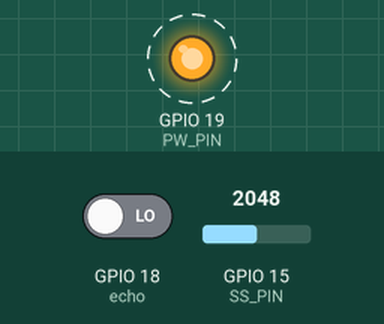
This sketch was run on a simulated ESP32. Shown: output pins drawn as LEDs (lit = HIGH). Dashed ring = blinking. The test bench sets the inputs (shaded band); at power-on: GPIO 15 (SS_PIN) = 2048, GPIO 18 (echo) LOW. Pins used as bus, display or sensor lines are not drawn; what the sketch prints to the serial monitor is not drawn.

Above: at 0.5 s.
Timing chart, 0 to 3.7 s (numbered marks = the images above):
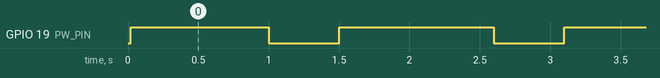

The sketch:

QUEUE_2_PRODUCER_ID.ino
```cpp
//Cai nay danh cho cam bien muc nuoc
#define PW_PIN 19
#define SS_PIN 15

//Cai nay danh cho HC-SR04
#define trig 5
#define echo 18
#define SOUND_SPEED 0.034

//Cac bien danh cho HC-SR04
int duration;
float distance_cm;
float distance_inc;

QueueHandle_t my_queue;
typedef struct {
  int ID;
  float value;
} sensor;

sensor WTR;
sensor H04;

void sensor1(void *pvParameters);
void sensor2(void *pvParameters);
void consumer (void *pvParameters);

void setup() {
  Serial.begin(115200);
  pinMode(PW_PIN, OUTPUT);
  digitalWrite(PW_PIN, LOW);
  pinMode(trig, OUTPUT);
  pinMode(echo, INPUT);

  my_queue = xQueueCreate(5, sizeof(sensor));
  if(my_queue == NULL){
    Serial.println("Queue full or falure !!");
    while(1);
  }
  xTaskCreate(sensor1, "Water SS", 2048, NULL, 1, NULL);
  xTaskCreate(sensor2, "HC-SR04", 4096, NULL, 1, NULL);
  xTaskCreate(consumer, "Nhan Data", 2048, NULL, 1, NULL);
}

float HC_SR04(){
  duration = pulseIn(echo, HIGH);
  distance_cm = duration * SOUND_SPEED/2.0;
  delay(100);
  return distance_cm;
}

float readSensor() {
    digitalWrite(PW_PIN, HIGH);
    delay(100);
    int val = analogRead(SS_PIN);
    digitalWrite(PW_PIN, LOW);
    return val;
}

void sensor1(void *pvParameters){
  while(1){
  digitalWrite(trig, LOW);
  delayMicroseconds(10);
  digitalWrite(trig, HIGH);
  delayMicroseconds(10);
  H04.ID = 111;
  H04.value = HC_SR04();
  if(xQueueSend(my_queue, &H04, pdMS_TO_TICKS(1000)) == pdTRUE){
    //Serial.print("Khoang cach la: ");
    //Serial.println(H04.value);
  }
  else Serial.println("Khong in duoc !!");
  vTaskDelay(pdMS_TO_TICKS(500));
  }
}

void sensor2(void *pvParameters){
  while(1){
    WTR.ID = 222;
    WTR.value = readSensor();
    if(xQueueSend(my_queue, &WTR, pdMS_TO_TICKS(1000)) == pdTRUE){
      //Serial.print("WTR la: ");
      //Serial.println(WTR.value);
    }
    else Serial.println("Khong in duoc !!!");
    vTaskDelay(pdMS_TO_TICKS(500));
  }
}

void consumer(void *pvParameters){
  sensor recvData;
  while(1){
    if(xQueueReceive(my_queue, &recvData, portMAX_DELAY) == pdTRUE){
      if(recvData.ID == 111){
        Serial.print("HC_04 la: ");
        Serial.println(recvData.value);
      }

      else if(recvData.ID == 222){
        Serial.print("WTR la: ");
        Serial.println(recvData.value);
      }
    }
    vTaskDelay(pdMS_TO_TICKS(500));
  }
}

void loop() {
  vTaskDelay(pdMS_TO_TICKS(10));
}
```

Measured:
- by itself, GPIO 19 (PW_PIN): alternates HIGH for 1.1 s and LOW for 0.50 s
